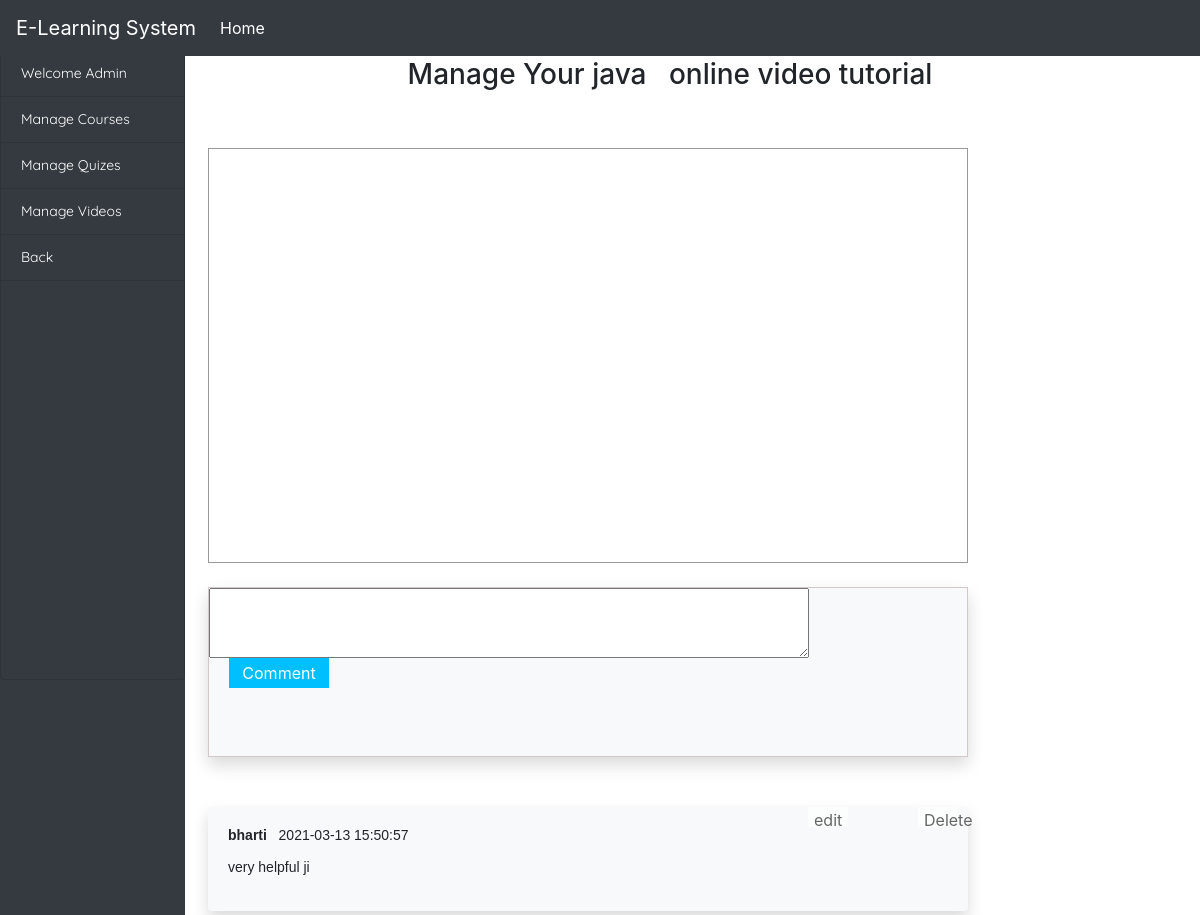
The app's page /admin/manage_videos/watch_video.php?video_id=1&course_name=java with its own data.
### tables this page shows
CREATE TABLE `videos` (
  `video_id` int(255) UNSIGNED NOT NULL,
  `video_path` varchar(255) NOT NULL,
  `video_name` varchar(255) NOT NULL,
  `course_name` varchar(255) NOT NULL,
  `video_image` varchar(255) NOT NULL
);

CREATE TABLE `commentsection` (
  `cid` int(11) UNSIGNED NOT NULL,
  `uid` varchar(120) NOT NULL,
  `date` datetime NOT NULL,
  `message` text NOT NULL,
  `video_id` int(255) NOT NULL,
  `video_path` varchar(255) NOT NULL
);

### admin/manage_videos/comments.inc.php (the view, shortened to what this page needs)
<?php
function getComments($con)
{
	$video_id = $_SESSION['vid'];
	$sql = "SELECT * FROM commentsection where video_id='$video_id'";
	$result = mysqli_query($con, $sql);
	while ($row = mysqli_fetch_array($result)) {
		echo "<div class='comment-box shadow bg-light'><p>";
		echo "<b>" . $row['uid'] . "</b>&nbsp;&nbsp;&nbsp;";
		echo $row['date'] . "<br><br>";
		echo nl2br($row['message']);
		echo "</p>";
		echo "<form class='delete-form' method='POST' action='" . deleteComment($con) . "'>
			<input type='hidden' name='cid' value='" . $row['cid'] . "'>
			<button type='submit' name='CommentDelete' class='btndelete'>Delete</button>
			</form>";
		echo "
			<input type='hidden' name='cid' value='" . $row['cid'] . "'>
			<button type='button' class='btnEdit'  data-toggle='modal' data-target='#myModal' >edit</button>
			";
		echo "</div>";
	}
}
?>

### admin/manage_videos/comments.inc.php (style rules this page uses)
.comment-box { width: 760px; padding: 20px; background-color: #fff; border-radius: 4px; margin-bottom: 4px; position: relative; }
.comment-box p { font-family: arial; font-size: 14px; line-height: 16px; }
.delete-form { position: absolute; top: 0px; right: 10px; }
.delete-form Button { width: 40px; height: 20px; color: #282828; background-color: #fff; opacity: 0.7; border: none; }
.btnEdit { position: absolute !important; top: 0px !important; right: 120px !important; width: 40px; height: 20px; color: #282828; background-color: #fff; opacity: 0.7; border: none; }

### records on screen
commentsection: uid "bharti", date "2021-03-13 15:50:57", message "very helpful ji"

### other values on screen
$_GET['course_name'] "java"
